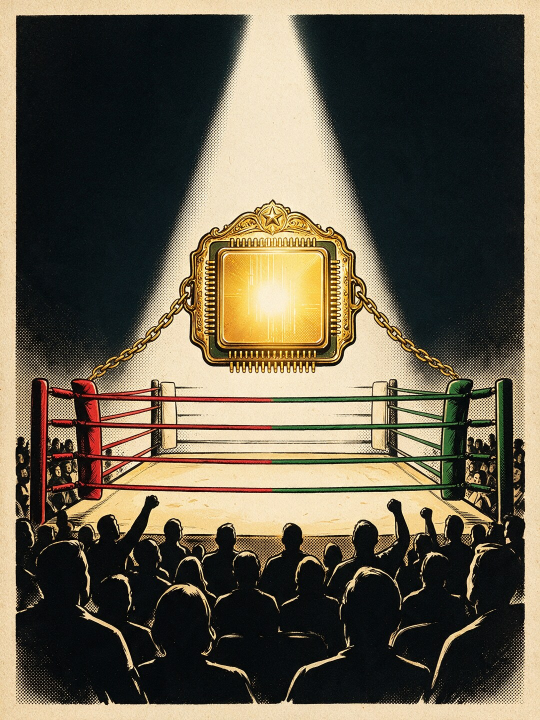
#> input picture ez/tools/concepts/worlds/comic/story/h/bet/img/arena-a-sd.jpg, 1080 x 1440 px, given in place of arena-b-gpt.jpg-5-beat.png, which was not available (shown at 1/2 size)
$ python board.py ../bet/img 5 ../bet/img/arena-b-gpt.jpg ../bet/img/arena-b-gpt.jpg
#> lines starting #> are read from the running program, lines starting #| are printed output that depends on the picture
# /usr/bin/python3 board.py <shots dir> <width> <out.png> [ids now,a,b,c]: the 390x664 (or 1280x800) beat frames side by side
# (two per row at 1280), each under its label.
import sys
from PIL import Image,ImageDraw,ImageFont
D,W,OUT=sys.argv[1],int(sys.argv[2]),sys.argv[3]
IDS=(sys.argv[4] if len(sys.argv)>4 else 'now,a,b,c').split(',')
LAB={'now':'Today (live X2+)','a':'A · Sealed chips','b':'B · The board of sockets','c':'C · The wafer'}
SUB={'now':'the bet ends on one line: "NVIDIA is the first bet, not the last."',
 'a':'four more chips, unlit, still in their film: #2 #3 #4 More',
 'b':'Bet #1 lit in socket 1; empty sockets #2 #3 #4 More; a spark runs down the bus',
 'c':'Bet #1 is the die cut out of the wafer; #2 #3 #4 light up in turn'}
col=420 if W<600 else 1000;per=len(IDS) if W<600 else 2
ims=[]
for i in IDS:
  im=Image.open(f'{D}/{i}-{W}-beat.png').convert('RGB');k=col/im.width;ims.append(im.resize((col,int(im.height*k)),Image.LANCZOS))
#> further down, im is the input picture: PIL image 1080x1440 RGB; mean R, G, B 101.9, 93.8, 75.7
#> after `k = col / im.width`: k = 0.389
try:
  F=ImageFont.truetype('/usr/share/fonts/truetype/dejavu/DejaVuSans-Bold.ttf',22 if W<600 else 30);f=ImageFont.truetype('/usr/share/fonts/truetype/dejavu/DejaVuSans.ttf',14 if W<600 else 20)
except Exception:F=f=ImageFont.load_default()
g=24;top=86 if W<600 else 96;rows=(len(ims)+per-1)//per;rh=max(i.height for i in ims)+top+g
#> after `rows = (len(ims) + per - 1) // per`: rows = 1
#> after `rh = max((i.height for i in ims)) + top + g`: rh = 670
B=Image.new('RGB',(per*col+(per+1)*g,rows*rh+g),(18,18,20));d=ImageDraw.Draw(B)
for n,(i,im) in enumerate(zip(IDS,ims)):
  x=g+(n%per)*(col+g);y=(n//per)*rh+14
  d.text((x,y),LAB.get(i,i),fill=(255,214,60),font=F)
  sub=SUB.get(i,'');
  if W<600 and len(sub)>48:
    cut=sub.rfind(' ',0,48);d.text((x,y+30),sub[:cut],fill=(220,214,196),font=f);d.text((x,y+48),sub[cut+1:],fill=(220,214,196),font=f)
  else:d.text((x,y+(30 if W<600 else 42)),sub,fill=(220,214,196),font=f)
  B.paste(im,(x,y-14+top))
#> this loop made 1 pass
#> (i, x, y, sub) on pass 1: ('../bet/img/arena-b-gpt.jpg', 24, 14, '')
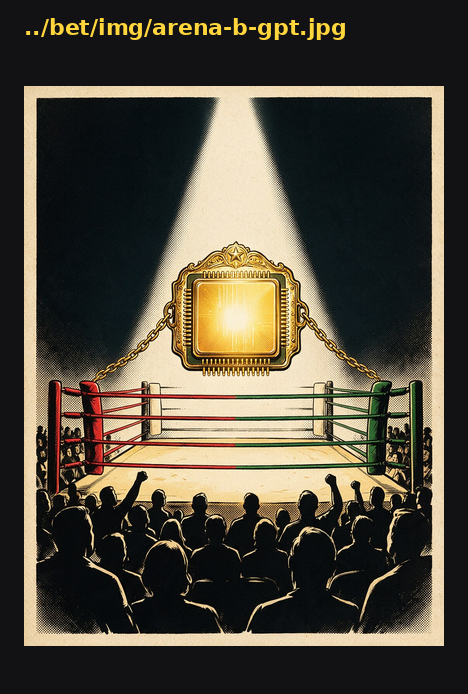
#> B: PIL image 468x694 RGB; mean R, G, B 80.2, 74.2, 60.7
B.save(OUT,optimize=True);print(OUT,B.size)
#| ../bet/img/arena-b-gpt.jpg (468, 694)

$ run again, on ez/tools/concepts/worlds/comic/story/h/bet/img/chip-a-sd.jpg
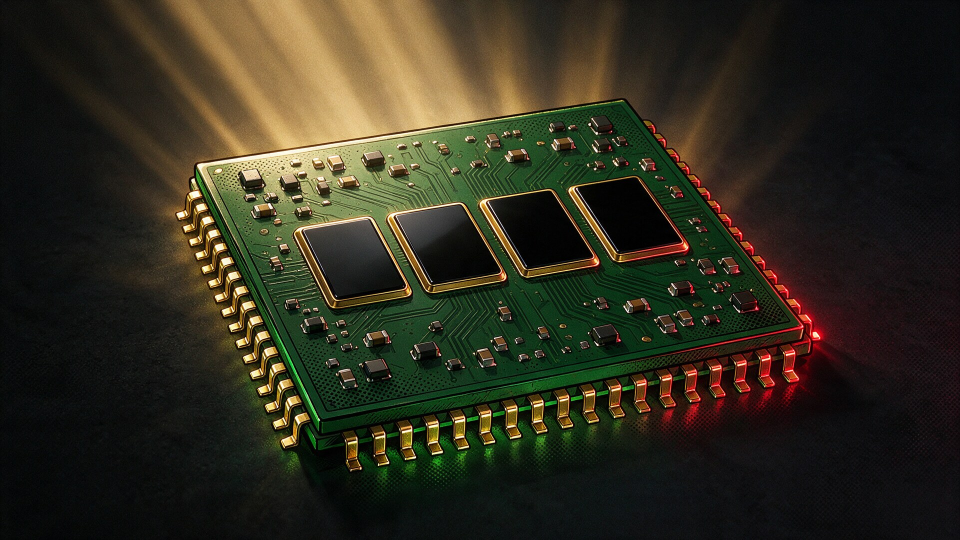
#> input picture ez/tools/concepts/worlds/comic/story/h/bet/img/chip-a-sd.jpg, 1920 x 1080 px, given in place of chip-a-sd.jpg-5-beat.png, which was not available (shown at 1/2 size)
#> im is the input picture: PIL image 1920x1080 RGB; mean R, G, B 47.7, 45, 30.2
#> rows = 1
#> rh = 346
#> the loop `for n,(i,im) in enumerate(zip(IDS,ims)):` made 1 pass
#> (i, x, y, sub) on pass 1: ('../bet/img/chip-a-sd.jpg', 24, 14, '')
#> after the loop `for n,(i,im) in enumerate(zip(IDS,ims)):`:
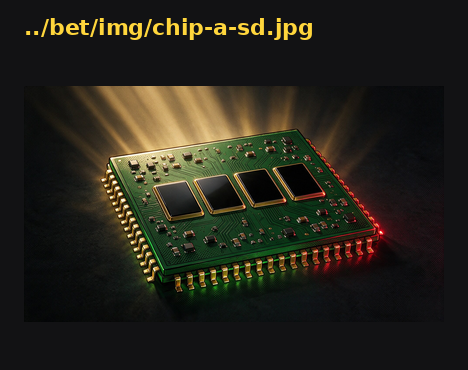
#> B: PIL image 468x370 RGB; mean R, G, B 37.6, 35.6, 26.3
#| ../bet/img/chip-a-sd.jpg (468, 370)

$ run again, on ez/tools/concepts/worlds/comic/story/h/bet/img/chip-b-gpt.jpg
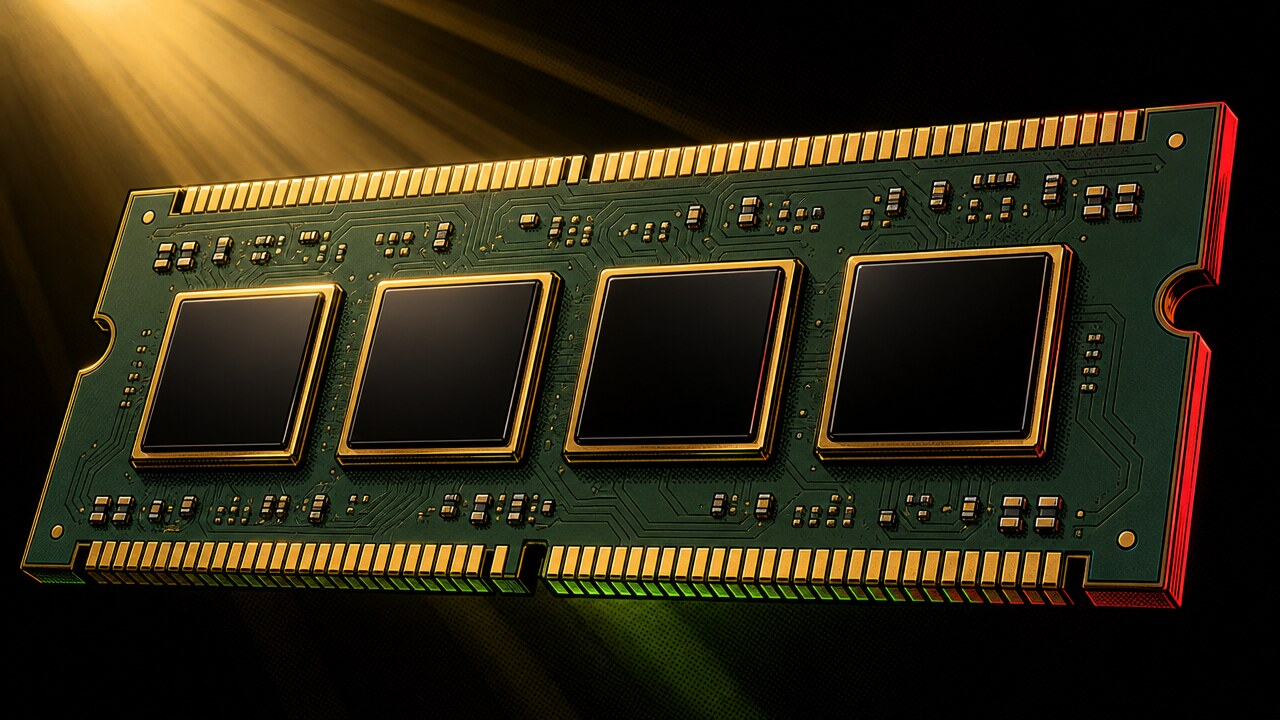
#> input picture ez/tools/concepts/worlds/comic/story/h/bet/img/chip-b-gpt.jpg, 1280 x 720 px, given in place of chip-b-gpt.jpg-5-beat.png, which was not available
#> im is the input picture: PIL image 1280x720 RGB; mean R, G, B 49.2, 41.3, 20.4
#> rows = 1
#> rh = 346
#> the loop `for n,(i,im) in enumerate(zip(IDS,ims)):` made 1 pass
#> (i, x, y, sub) on pass 1: ('../bet/img/chip-b-gpt.jpg', 24, 14, '')
#> after the loop `for n,(i,im) in enumerate(zip(IDS,ims)):`:
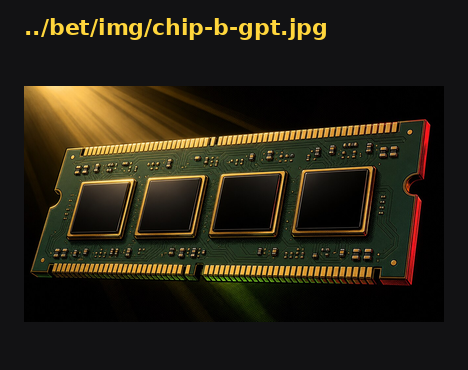
#> B: PIL image 468x370 RGB; mean R, G, B 38.6, 33.7, 20.7
#| ../bet/img/chip-b-gpt.jpg (468, 370)

$ run again, on ez/tools/concepts/worlds/comic/story/h/bet/img/hourglass-a-sd.jpg
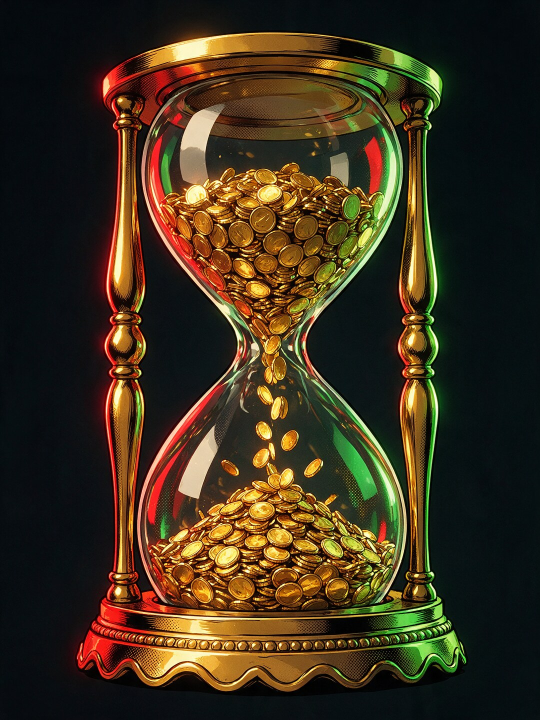
#> input picture ez/tools/concepts/worlds/comic/story/h/bet/img/hourglass-a-sd.jpg, 1080 x 1440 px, given in place of hourglass-a-sd.jpg-5-beat.png, which was not available (shown at 1/2 size)
#> im is the input picture: PIL image 1080x1440 RGB; mean R, G, B 61.3, 48.5, 28.2
#> rows = 1
#> rh = 670
#> the loop `for n,(i,im) in enumerate(zip(IDS,ims)):` made 1 pass
#> (i, x, y, sub) on pass 1: ('../bet/img/hourglass-a-sd.jpg', 24, 14, '')
#> after the loop `for n,(i,im) in enumerate(zip(IDS,ims)):`:
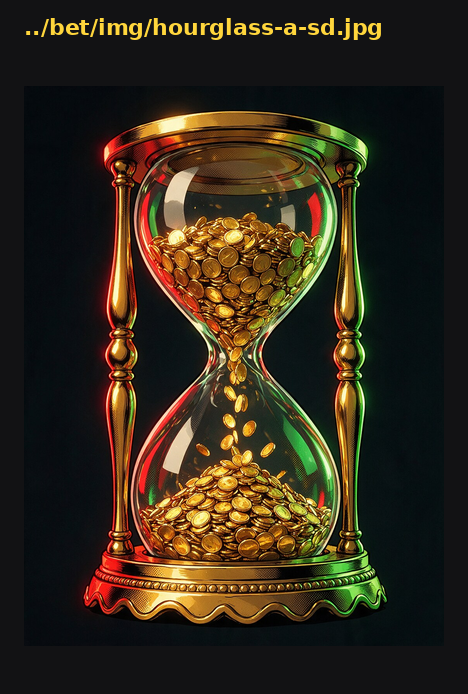
#> B: PIL image 468x694 RGB; mean R, G, B 51, 41.5, 26.3
#| ../bet/img/hourglass-a-sd.jpg (468, 694)
